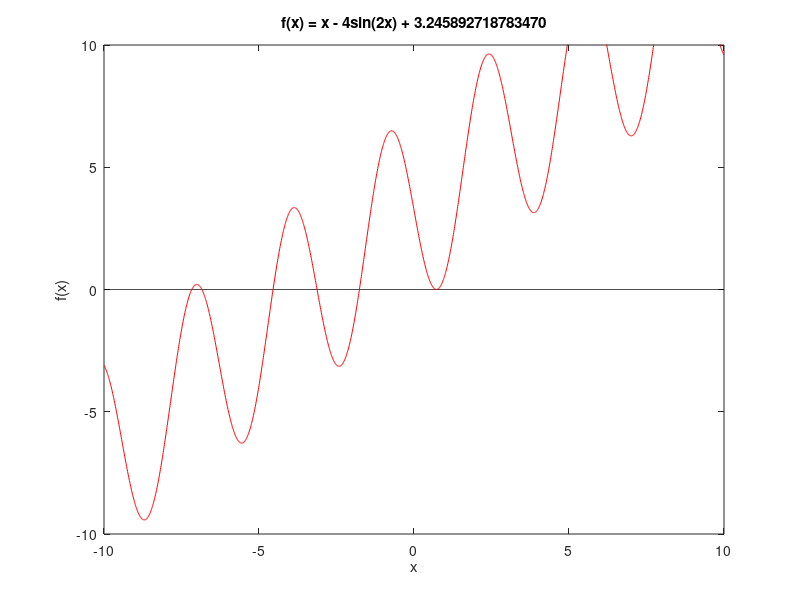

Recreate this plot in MATLAB.
% Problem 1
close all
clear 
clc

given_fun = @(a)a - 4*sin(2*a) + 3.245892718783470;
x = -10:0.01:10;
y = zeros(1,length(x));
% drawing the x-axis
plot(x,y,'k')
hold on 

% drawing the function
plot(x, given_fun(x),'r')
hold on
ylim([-10 10])
xlabel('x')
ylabel('f(x)')
title('f(x) = x - 4sin(2x) + 3.245892718783470')

% There are 6 zero crossing points.
